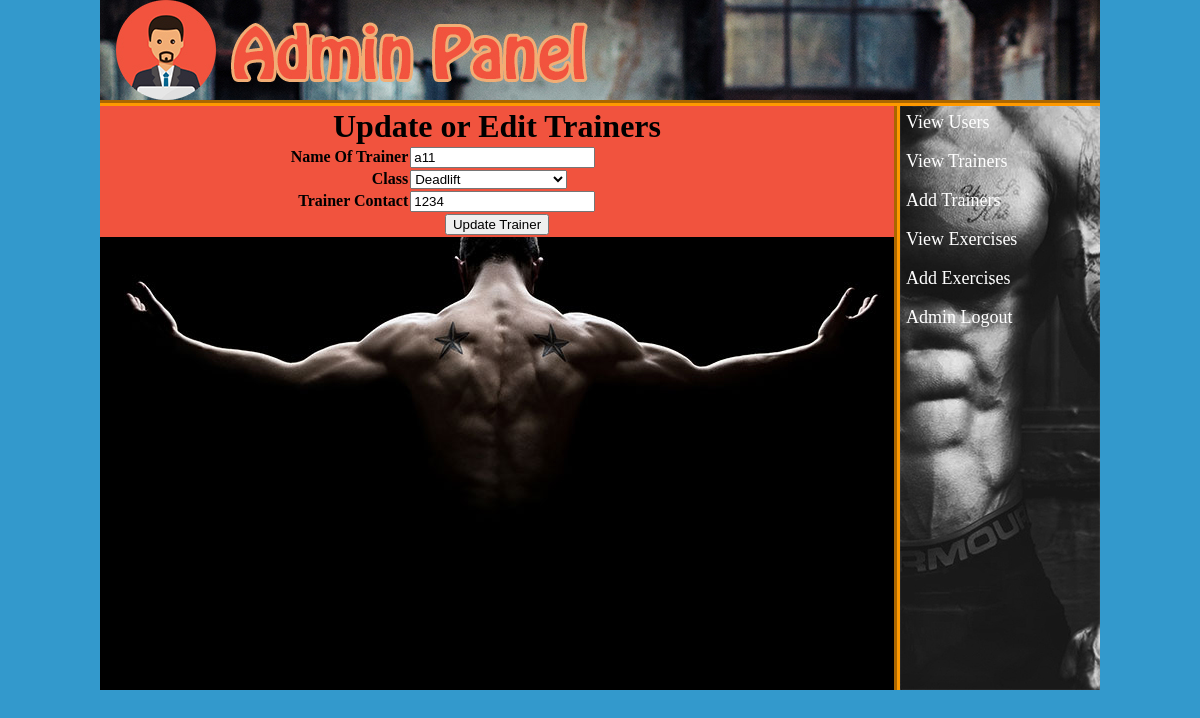
The app's page /admin/index.php?edit_tran=9 (signed in) with its own data.
### tables this page shows
CREATE TABLE `trainer` (
  `tran_id` int(10) NOT NULL,
  `tran_name` varchar(20) NOT NULL,
  `tran_class` varchar(30) NOT NULL,
  `tran_contact` varchar(20) NOT NULL
);

### admin/edit_tran.php (the view, shortened to what this page needs)
<?php
include ("includes/db.php");
if (isset($_GET['edit_tran'])) {
	$edit_tran_id=$_GET['edit_tran'];
	$sel_tran="SELECT * FROM trainer WHERE tran_id='$edit_tran_id'";
	$run_tran=mysqli_query($con, $sel_tran);
	$row_tran=mysqli_fetch_array($run_tran);
	$tran_name=$row_tran['tran_name'];
	$tran_class=$row_tran['tran_class'];
	$tran_contact=$row_tran['tran_contact'];
}
?>
<html>
<head>
</head>
<body bgcolor="#999999">
	<form method="post" action="" enctype="multipart/form-data">
		<table width="794px" align="center" border="1" bgcolor="#f1533e">
			<tr>
				<td colspan="2" align="center"><h1>Update or Edit Trainers</h1></td>
			</tr>
			<tr>
				<td align="right"><b>Name Of Trainer</b></td>
				<td><input type="text" name="trainer_name" value="<?php echo $tran_name; ?>"></td>
			</tr>
			<tr>
				<td align="right"><b>Class</b></td>
				<td>
					<select name="trainer_class">
						<option><?php echo $tran_class; ?></option>
					</select>
				</td>
			</tr>
			<tr>
				<td align="right"><b>Trainer Contact</b></td>
				<td><input type="text" name="trainer_contact" value="<?php echo $tran_contact; ?>"></td>
			</tr>
			<tr>
				<td colspan="2" align="center"><input type="submit" name="update_trainer" value="Update Trainer"></td>
			</tr>
		</table>
	</form>
</body>
</html>

### admin/styles/style.css (style rules this page uses)
html, body, div, span, applet, object, iframe, h1, h2, h3, h4, h5, h6, p, blockquote, pre, a, abbr, acronym, address, big, cite, code, del, dfn, em, img, ins, kbd, q, s, samp, small, strike, strong, sub, sup, tt, var, b, u, i, center, dl, dt, dd, ol, ul, li, fieldset, form, label, legend, table, caption, tbody, tfoot, thead, tr, th, td, article, aside, canvas, details, embed, figure, figcaption, footer, header, hgroup, menu, nav, output, ruby, section, summary, time, mark, audio, video { margin: 0; padding: 0; border: 0; vertical-align: baseline; }
body { background-color: #39C; background-repeat: no-repeat; }

### records on screen
trainer: trainer_name "a11", trainer_class "Deadlift", trainer_contact "1234"
